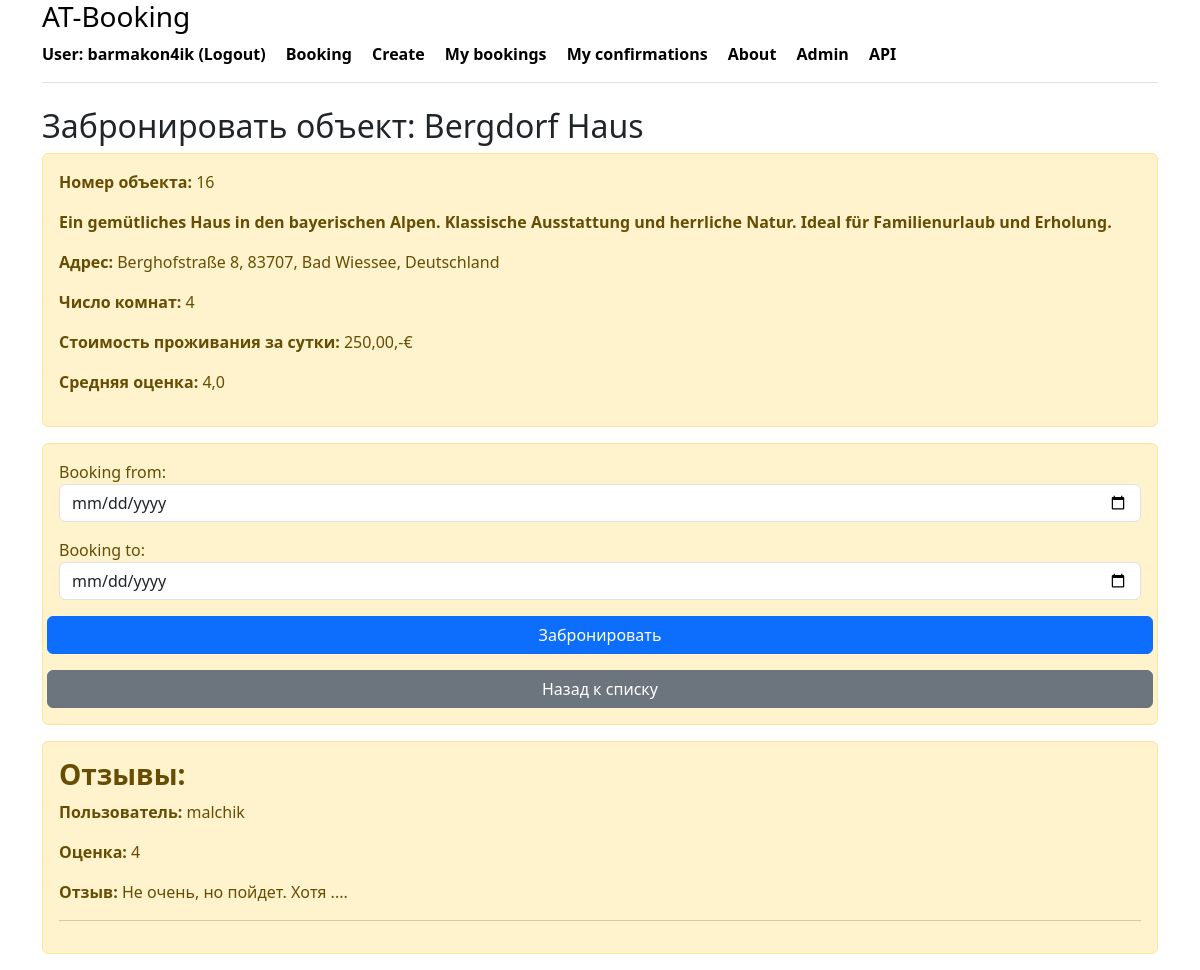
/booking/create/16/ (signed in), run on the app's committed database.
### booking/models.py (models this page shows, shortened)
class Housing(models.Model):
    class HousingType(models.TextChoices):
        APARTMENT = 'APARTMENT', 'Квартира'
        HOUSE = 'HOUSE', 'Дом'
        STUDIO = 'STUDIO', 'Студия'
        CASTLE = 'CASTLE', 'Замок'
        HOTEL = 'HOTEL', 'Гостиница'
        VILLA = 'VILLA', 'Вилла'
        COTTAGE = 'COTTAGE', 'Коттедж'
    name = models.CharField(_('Name of object'), max_length=100)
    type = models.CharField(
        _('Type of object'),
        max_length=20,
        choices=HousingType.choices,
        default=HousingType.APARTMENT
    )
    country = models.CharField(_('Country'), max_length=50)
    post_code = models.CharField(_('Postal code'), max_length=10)
    city = models.CharField(_('City'), max_length=50)
    street = models.CharField(_('Street'), max_length=50, null=True, blank=True)
    house_number = models.CharField(_('House number'), max_length=50, null=True, blank=True)
    rooms = models.IntegerField(_('Number of rooms'))
    description = models.TextField(_('Description'))
    price = models.DecimalField(_('Price'), max_digits=10, decimal_places=2)
    owner = models.ForeignKey(User, on_delete=models.CASCADE, related_name='owner_housings')
    is_visible = models.BooleanField(default=True)
    created_at = models.DateTimeField(auto_now_add=True)
    views = models.IntegerField(default=0)  # Поле для хранения количества просмотров
    class Meta:
        verbose_name_plural = _('housings')
        verbose_name = _('housing')
        indexes = [
            models.Index(fields=['type']),
            models.Index(fields=['price']),
        ]
    def get_average_rating(self):
        avg_rating = self.reviews.aggregate(Avg('rating')).get('rating__avg')
        return avg_rating if avg_rating is not None else 0  # Возвращаем 0, если нет отзывов

class Review(models.Model):
    rating = models.IntegerField(_('Rating'))
    text = models.TextField(_('Review'))
    created_at = models.DateTimeField(auto_now_add=True)
    owner = models.ForeignKey(User, on_delete=models.CASCADE, related_name='reviews')
    housing = models.ForeignKey(Housing, on_delete=models.CASCADE, related_name='reviews')
    class Meta:
        verbose_name_plural = _('reviews')
        verbose_name = _('review')

### booking/views.py (the view)
# urls.py: path('booking/create/<int:housing_id>/', create_booking, name='create_booking'),
@login_required
def create_booking(request, housing_id):
    housing = get_object_or_404(Housing, pk=housing_id)
    reviews = Review.objects.filter(housing=housing)
    if request.method == 'POST':
        form = BookingForm(request.POST)
        if form.is_valid():
            booking = form.save(commit=False)
            booking.owner = request.user  # Устанавливаем владельца бронирования
            booking.housing = housing  # Устанавливаем жилье для бронирования
            date_from = form.cleaned_data['date_from']
            date_to = form.cleaned_data['date_to']
            if date_from < datetime.now().date() or date_to < datetime.now().date():
                messages.error(request, 'Выбранные даты не могут быть в прошлом. Пожалуйста, выберите другие даты.')
                return render(request, 'booking/create_booking.html', {
                    'form': form,
                    'housing': housing
                })
            if date_from > date_to:
                messages.error(request, 'Дата начала не может быть позже даты окончания.')
                return render(request, 'booking/create_booking.html', {
                    'form': form,
                    'housing': housing
                })
            overlapping_bookings = Booking.objects.filter(
                housing=housing,
                status__in=[Booking.BookingStatus.CONFIRMED, Booking.BookingStatus.PENDING]
            ).filter(
                Q(date_from__lte=date_to, date_to__gte=date_from)
            )
            if overlapping_bookings.exists():
                messages.error(request, 'На выбранные даты объект уже забронирован. Пожалуйста, выберите другие даты.')
                return render(request, 'booking/create_booking.html', {
                    'form': form,
                    'housing': housing
                })
            booking.save()
            messages.success(request, 'Бронирование успешно создано и ожидает подтверждения!')
            return redirect('my_bookings')  # Перенаправляем на страницу бронирования
    else:
        form = BookingForm()
    return render(request, 'booking/create_booking.html', {
        'form': form,
        'housing': housing,
        'reviews': reviews
    })

### booking/forms.py (shortened to what this page needs)
class BookingForm(forms.ModelForm):
    class Meta:
        model = Booking
        fields = ['date_from', 'date_to'] # Поля, заполняемые пользователем
        widgets = {
            'date_from': forms.DateInput(attrs={'type': 'date', 'class': 'form-control'}),
            'date_to': forms.DateInput(attrs={'type': 'date', 'class': 'form-control'}),
        }

### booking/templates/booking/create_booking.html (shortened to what this page needs)
{% extends 'booking/base.html' %}
{% block content %}
    <h2>Забронировать объект: {{ housing.name }}</h2>
    <div class="alert alert-warning mt-2">
        <p><strong>Номер объекта:</strong> {{ housing.id }}</p>
                 <p><strong>{{ housing.description }}</strong></p>
                 <p><strong>Адрес:</strong> {{ housing.street }} {{ housing.house_number }}, {{ housing.post_code }}, {{ housing.city }}, {{ housing.country }}</p>
                 <p><strong>Число комнат:</strong> {{ housing.rooms }}</p>
                 <p><strong>Стоимость проживания за сутки:</strong> {{ housing.price }},-€</p>
                <p><strong>Средняя оценка:</strong> {{ housing.get_average_rating }}</p>
    </div>
    <div class="alert alert-warning mt-2">
        <form method="post">
            {{ form.as_p }}
             <div class="row">
                <button type="submit" class="btn btn-primary">Забронировать</button>
             </div>
        </form>
     <div class="row">
        <a href="{% url 'index' %}" class="btn btn-secondary mt-3">Назад к списку</a>
     </div>
    </div>
     <div class="alert alert-warning mt-2">
        <h3><strong>Отзывы:</strong></h3>
        {% if reviews %}
            {% for el in reviews %}
                <p><strong>Пользователь:</strong> {{ el.owner.username }}</p>
                <p><strong>Оценка:</strong> {{ el.rating }}</p>
                <p><strong>Отзыв:</strong> {{ el.text }}</p>
                <hr>
            {% endfor %}
        {% else %}
            <p>Отзывов пока еще нет, вы можете оставить первый.</p>
        {% endif %}
    </div>
{% endblock %}

### booking/templates/booking/base.html (shortened to what this page needs)
<!DOCTYPE html>
<html lang="ru">
<head>
    <link rel="stylesheet" href="https://cdn.jsdelivr.net/npm/bootstrap@5.3.3/dist/css/bootstrap.min.css">
</head>
<body>
<div class="container">
   <div class="d-flex flex-column flex-md-row align-items-center pb-3 mb-4 border-bottom">
       <a href="/" class="d-flex align-items-center link-body-emphasis text-decoration-none">
        <strong>
          <a class="link-body-emphasis text-decoration-none" href="{% url 'index' %}"><h3>AT-Booking</h3></a>
               {% if user.is_authenticated %}
                   <a class="me-3 py-2 link-body-emphasis text-decoration-none" href="{% url 'logout' %}">User: {{ user.username }} (Logout) </a>
               {% else %}
                   <a class="me-3 py-2 link-body-emphasis text-decoration-none" href="{% url 'login' %}">Login</a>
               {% endif %}
               <a class="me-3 py-2 link-body-emphasis text-decoration-none" href="{% url 'housing_list' %}">Booking</a>
               <a class="me-3 py-2 link-body-emphasis text-decoration-none" href="{% url 'create' %}">Create</a>
               <a class="me-3 py-2 link-body-emphasis text-decoration-none" href="{% url 'my_bookings' %}">My bookings</a>
                <a class="me-3 py-2 link-body-emphasis text-decoration-none" href="{% url 'my_confirmation' %}">My confirmations</a>
                <a class="me-3 py-2 link-body-emphasis text-decoration-none" href="{% url 'about' %}">About</a>
            <a class="me-3 py-2 link-body-emphasis text-decoration-none" href="/admin/">Admin</a>
               <a class="me-3 py-2 link-body-emphasis text-decoration-none" href="/api/">API</a>
        </strong>
   </div>
</div>
<div class="container">
    {% block content %}{% endblock %}
</div>
</body>
</html>

### data on the page
Housing: name "Bergdorf Haus", id "16", description "Ein gemütliches Haus in den bayerischen Alpen. Klassische Ausstattung und herrliche Natur. Ideal für Familienurlaub und Erholung.", street "Berghofstraße", house_number "8", post_code "83707", city "Bad Wiessee", country "Deutschland", rooms "4", price "250,00", get_average_rating "4,0"
Review: owner.username "malchik", rating "4", text "Не очень, но пойдет. Хотя ...."

### other printed values
{{ user.username }} "barmakon4ik"
